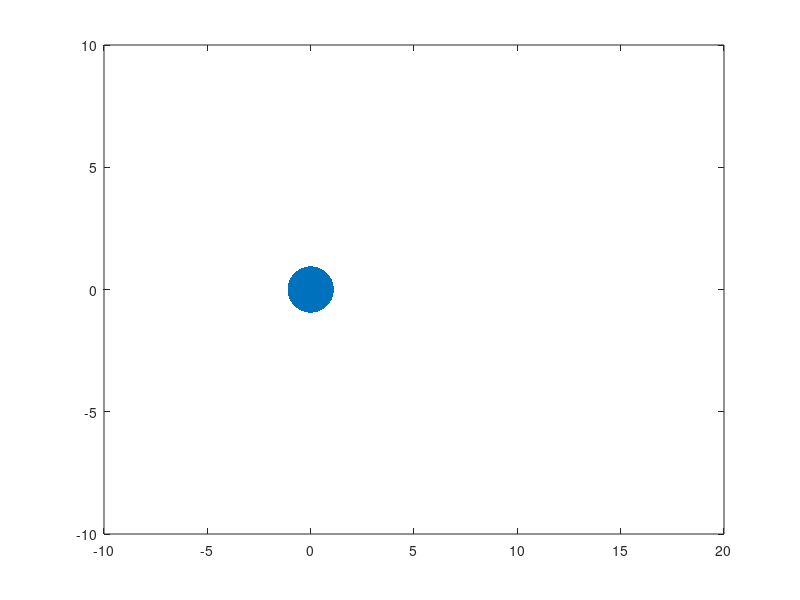

Write MATLAB code to recreate this figure. (Note: this script raises an error after producing the figure.)
clc;close all;clear all;
%%

global KEY_IS_PRESSED
KEY_IS_PRESSED = 0;
gcf;
set(gcf, 'KeyPressFcn', @myKeyPressFcn);

%%

m = 10;

k = 1;

kb = 1.38e-23;
dt = 0.1;
l = 2;
g = 1e-6;
xi = 1;
D = 1/g;

N=2;

T = [];

for n = 1:N
    x(1,n) = randi(10);
    y(1,n) = randi(10);
    v0(1,n) = (-1)^(randi(N));
    v0(2,n) = (-1)^(randi(N));
end

figure(1)
h1=plot(0,0,'MarkerSize',100,'Marker','.','LineWidth',5);
axis([-10 20 -10 10]);
set(gca,'nextplot','replacechildren');
figure(2)
h2=animatedline;


%%

for n = 1:N
    
    xi = normrnd(0,1);
    
    C = 1/(4*m);
    C1 = C*4*m;
    C3 = C*( 2*g*sqrt(2*D)*xi*dt^2 + 2*dt^2*force(x(1,:),y(1,:),n,k,l));
    C2 = C*(2*m+g*dt)*2*dt;
    x(2,n) = round(C1.*x(1,n) + C3(1) + C2.*v0(1,n),3);
    y(2,n) = round(C1.*y(1,n) + C3(2) + C2.*v0(2,n),3);
    
end

set(h1,'XData',x(end,:),'YData',y(end,:));

drawnow;

%%

for t = 2:10000
    
    for n =1:N
        
        xi = normrnd(0,1);
        
        C = 1/(2*m-g*dt);
        C1 = C*4*m;
        C2 = -C*(2*m+g*dt);
        C3 = C*( 2*g*sqrt(2*D)*xi*dt^2 + 2*dt^2*force(x(t,:),y(t,:),n,k,l));
        
        x(t+1,n) = round(C1.*x(t,n) + C3(1) + C2*x(t-1,n),3);
        y(t+1,n) = round(C1.*y(t,n) + C3(2) + C2*y(t-1,n),3);
        
    end
    
    T = temperature(x,y,N,kb,dt,m);
    addpoints(h2,t,T);
    set(h1,'XData',x(end,:),'YData',y(end,:));
    
    drawnow;
    
    if KEY_IS_PRESSED
        close all;
        break;
    end
    
end


%%

function F = force(x,y,n,k,a)

F = [0 0];

if n-1 >= 1
    
    dx = x(n)-x(n-1);
    dy = y(n)-y(n-1);
    
    theta = atan2(dy,dx);
    
    r = sqrt(dx^2+dy^2);
    delta = r-a;
    
    F(1) = F(1) - k*((delta)*cos(theta));
    F(2) = F(2) - k*((delta)*sin(theta));
    
end

if n+1 <= length(x)
    
    dx = x(n)-x(n+1);
    dy = y(n)-y(n+1);
    
    theta = atan2(dy,dx);
    
    r = sqrt(dx^2+dy^2);
    delta = r-a;
    
    F(1) = F(1) - k*((delta)*cos(theta));
    F(2) = F(2) - k*((delta)*sin(theta));
    
end

end


function T = temperature(x,y,N,k,dt,m)

T = 0;
C = m/(8*k*N*dt^2);

for i = 1:N
    
    vx = 3*x(end,i)-4*x(end-1,i)+x(end-2,i);
    vy = 3*y(end,i)-4*y(end-1,i)+y(end-2,i);
    
    v2 = vx^2+vy^2;
    
    T = T + v2;
    
end

T = C*T;

end


function myKeyPressFcn(hObject, event)
global KEY_IS_PRESSED
KEY_IS_PRESSED  = 1;
end
